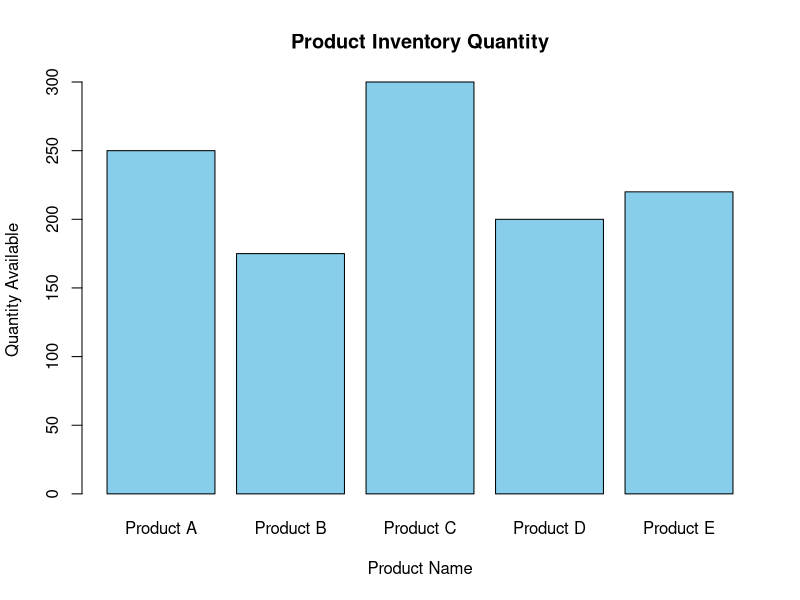

This chart was generated by the following R code:
# Product data
product <- c("Product A", "Product B", "Product C", "Product D", "Product E")
quantity <- c(250, 175, 300, 200, 220)

# Bar chart
barplot(quantity,
        names.arg = product,
        col = "skyblue",
        main = "Product Inventory Quantity",
        xlab = "Product Name",
        ylab = "Quantity Available")
